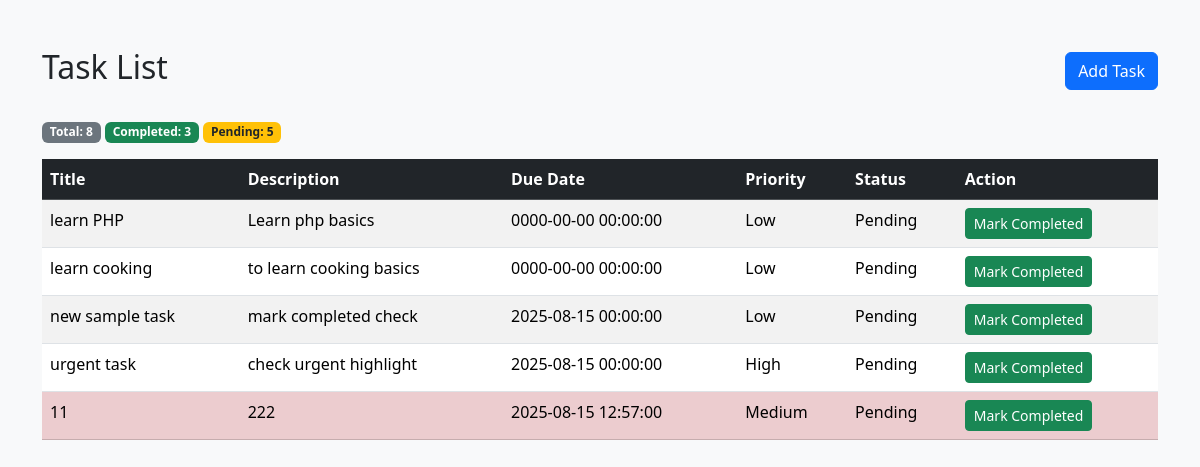
The app's page /index.php/tasks, older data.
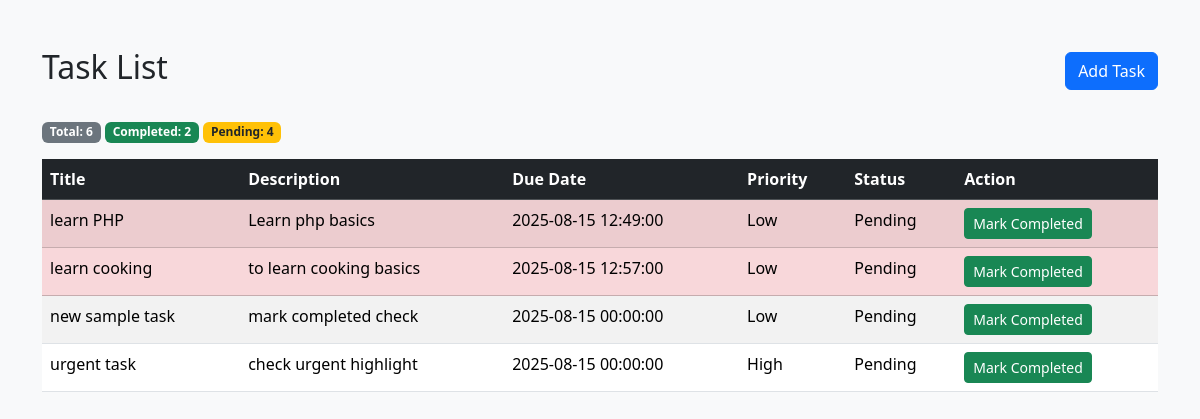
The same page, newer data.
### tables this page shows
CREATE TABLE `tasks` (
  `id` int(11) NOT NULL,
  `title` varchar(255) NOT NULL,
  `description` text NOT NULL,
  `due_date` datetime NOT NULL,
  `priority` enum('Low','Medium','High') NOT NULL,
  `status` enum('pending','completed') DEFAULT 'pending',
  `created_at` timestamp NOT NULL DEFAULT current_timestamp()
);

### application/controllers/tasks.php (called while the page is built, shortened)
<?php
class Tasks extends CI_Controller {
    public function __construct() {
        $this->load->model('Task_model');
        $this->load->helper('url');
        $this->load->library('session');
    }
    public function index() {
        $data['tasks'] = $this->Task_model->get_pending_tasks();
        $data['counts'] = $this->Task_model->get_task_counts();
        $this->load->view('task_list', $data);
    }
}

### index.php (called while the page is built, shortened)
<?php
require_once BASEPATH.'core/CodeIgniter.php';

### application/models/Task_model.php (called while the page is built, shortened)
<?php
class Task_model extends CI_Model {
    public function get_pending_tasks() {
        $this->db->where('status', 'pending');
        return $this->db->get('tasks')->result_array();
    }
    public function get_task_counts() {
        $total = $this->db->count_all('tasks');
        $this->db->where('status', 'completed');
        $completed = $this->db->count_all_results('tasks');
        $pending = $total - $completed;
        return [
            'total' => $total,
            'completed' => $completed,
            'pending' => $pending
        ];
    }
}

### application/views/task_list.php (the view, shortened to what this page needs)
<!DOCTYPE html>
<html>
<head>
    <link href="https://cdn.jsdelivr.net/npm/bootstrap@5.3.2/dist/css/bootstrap.min.css" rel="stylesheet">
</head>
<body class="bg-light">
<div class="container mt-5">
    <div class="d-flex justify-content-between align-items-center mb-4">
        <h2>Task List</h2>
        <a href="<?php echo base_url('index.php/tasks/add'); ?>" class="btn btn-primary">Add Task</a>
    </div>
    <div class="mb-3">
        <span class="badge bg-secondary">Total: <?php echo $counts['total']; ?></span>
        <span class="badge bg-success">Completed: <?php echo $counts['completed']; ?></span>
        <span class="badge bg-warning text-dark">Pending: <?php echo $counts['pending']; ?></span>
    </div>
    <table class="table table-striped table-hover">
        <thead class="table-dark">
            <tr>
                <th>Title</th>
                <th>Description</th>
                <th>Due Date</th>
                <th>Priority</th>
                <th>Status</th>
                <th>Action</th>
            </tr>
        </thead>
        <tbody>
            <?php foreach ($tasks as $task):
                $due = strtotime($task['due_date']);
                $now = time();
                $highlight = ($due >= $now && $due <= $now + 86400) ? 'table-danger' : '';
            ?>
            <tr class="<?php echo $highlight; ?>">
                <td><?php echo $task['title']; ?></td>
                <td><?php echo $task['description']; ?></td>
                <td><?php echo $task['due_date']; ?></td>
                <td><?php echo $task['priority']; ?></td>
                <td>
                    <?php echo ucfirst($task['status']); ?>
                </td>
                <td>
                    <?php if($task['status'] == 'pending'): ?>
                        <a href="<?php echo base_url('index.php/tasks/complete/'.$task['id']); ?>" class="btn btn-success btn-sm">Mark Completed</a>
                    <?php else: ?>
                        <span class="text-success fw-bold">Completed</span>
                    <?php endif; ?>
                </td>
            </tr>
            <?php endforeach; ?>
        </tbody>
    </table>
</div>
</body>
</html>

Row changes from the older to the newer data that the page shows:
removed tasks: title "11", description "222", due_date "2025-08-15 12:57:00", priority "Medium", status "Pending"
changed tasks "learn PHP": due_date "0000-00-00 00:00:00" → "2025-08-15 12:49:00"
changed tasks "learn cooking": due_date "0000-00-00 00:00:00" → "2025-08-15 12:57:00"
Text that changed along with them:
$counts['total']: "8" → "6"
$counts['completed']: "3" → "2"
$counts['pending']: "5" → "4"
